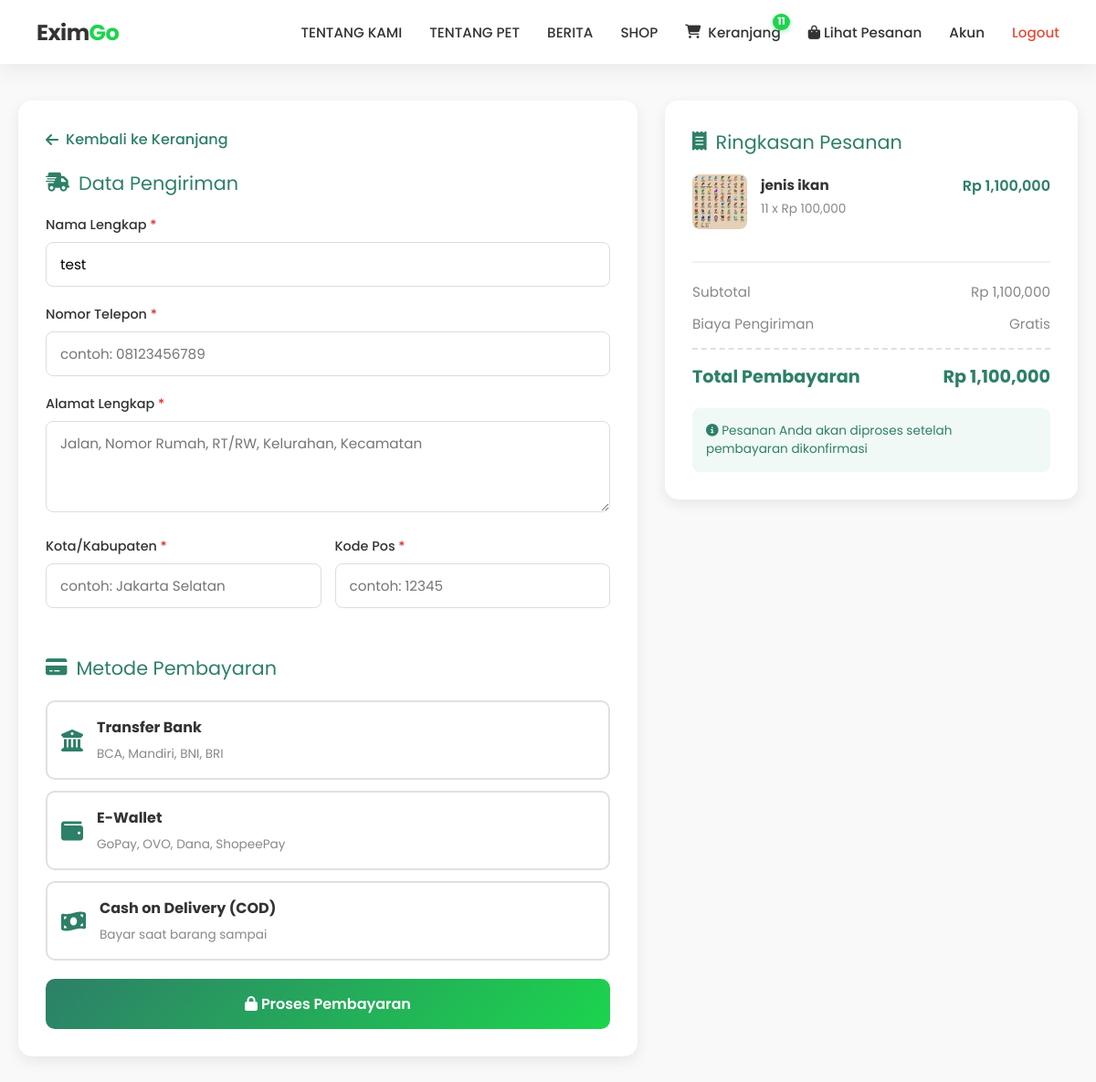
The app's page /users/checkout.php (signed in) with its own data.
### tables this page shows
CREATE TABLE `users` (
  `id` int(11) NOT NULL,
  `full_name` varchar(100) NOT NULL,
  `email` varchar(100) NOT NULL,
  `password` varchar(255) NOT NULL,
  `role` enum('admin','user') DEFAULT 'user',
  `created_at` timestamp NOT NULL DEFAULT current_timestamp()
);

CREATE TABLE `carts` (
  `id` int(11) NOT NULL,
  `user_id` int(11) NOT NULL,
  `product_id` int(11) NOT NULL,
  `quantity` int(11) DEFAULT 1,
  `created_at` timestamp NOT NULL DEFAULT current_timestamp()
);

CREATE TABLE `products` (
  `id` int(11) NOT NULL,
  `name` varchar(150) NOT NULL,
  `description` text DEFAULT NULL,
  `price` decimal(15,2) NOT NULL,
  `stock` int(11) NOT NULL DEFAULT 0,
  `image` varchar(255) DEFAULT NULL,
  `created_at` timestamp NOT NULL DEFAULT current_timestamp()
);

### src/users/checkout.php (the view, shortened to what this page needs)
<?php
require_once '../config/database.php';
$uid = $_SESSION['user_id'];
$query = "SELECT c.id as cart_id, c.quantity, c.product_id, p.name, p.price, p.image
          FROM carts c
          JOIN products p ON c.product_id = p.id
          WHERE c.user_id = ?";
$stmt = $pdo->prepare($query);
$stmt->execute([$uid]);
$items = $stmt->fetchAll();
$grand_total = 0;
foreach ($items as $i) {
    $grand_total += ($i['price'] * $i['quantity']);
}
$stmt = $pdo->prepare("SELECT * FROM users WHERE id = ?");
$stmt->execute([$uid]);
$user = $stmt->fetch();
?>
<!DOCTYPE html>
<html lang="id">
<head>
    <link rel="stylesheet" href="../assets/css/cart.css">
    <link rel="stylesheet" href="../assets/css/checkout.css">
    <link rel="stylesheet" href="https://cdnjs.cloudflare.com/ajax/libs/font-awesome/6.4.0/css/all.min.css">
</head>
<body>
    <?php include '../includes/navbar.php'; ?>
    <div class="checkout-container">
        <div class="checkout-form-section">
            <a href="cart.php" class="back-link">
                <i class="fas fa-arrow-left"></i> Kembali ke Keranjang
            </a>
            <form action="process_checkout.php" method="POST" id="checkoutForm">
                <div class="section-title">
                    <i class="fas fa-shipping-fast"></i>
                    Data Pengiriman
                </div>
                <div class="form-group">
                    <label>Nama Lengkap <span class="required">*</span></label>
                    <input type="text" name="shipping_name" class="form-control"
                        value="<?= htmlspecialchars($user['full_name']) ?>" required>
                </div>
                <div class="form-group">
                    <label>Nomor Telepon <span class="required">*</span></label>
                    <input type="tel" name="shipping_phone" class="form-control" placeholder="contoh: 08123456789"
                        required>
                </div>
                <div class="form-group">
                    <label>Alamat Lengkap <span class="required">*</span></label>
                    <textarea name="shipping_address" class="form-control"
                        placeholder="Jalan, Nomor Rumah, RT/RW, Kelurahan, Kecamatan" required></textarea>
                </div>
                <div class="form-row">
                    <div class="form-group">
                        <label>Kota/Kabupaten <span class="required">*</span></label>
                        <input type="text" name="shipping_city" class="form-control"
                            placeholder="contoh: Jakarta Selatan" required>
                    </div>
                    <div class="form-group">
                        <label>Kode Pos <span class="required">*</span></label>
                        <input type="text" name="shipping_postal_code" class="form-control" placeholder="contoh: 12345"
                            maxlength="5" required>
                    </div>
                </div>
                <div class="section-title" style="margin-top: 30px;">
                    <i class="fas fa-credit-card"></i>
                    Metode Pembayaran
                </div>
                <div class="payment-methods">
                    <div class="payment-option">
                        <label for="transfer">
                            <i class="fas fa-university"></i>
                            <div class="payment-info">
                                <strong>Transfer Bank</strong>
                                <small>BCA, Mandiri, BNI, BRI</small>
                            </div>
                        </label>
                    </div>
                    <div class="payment-option">
                        <label for="ewallet">
                            <i class="fas fa-wallet"></i>
                            <div class="payment-info">
                                <strong>E-Wallet</strong>
                                <small>GoPay, OVO, Dana, ShopeePay</small>
                            </div>
                        </label>
                    </div>
                    <div class="payment-option">
                        <label for="cod">
                            <i class="fas fa-money-bill-wave"></i>
                            <div class="payment-info">
                                <strong>Cash on Delivery (COD)</strong>
                                <small>Bayar saat barang sampai</small>
                            </div>
                        </label>
                    </div>
                </div>
                <button type="submit" class="btn-submit-order">
                    <i class="fas fa-lock"></i> Proses Pembayaran
                </button>
            </form>
        </div>
        <div class="order-summary">
            <div class="section-title">
                <i class="fas fa-receipt"></i>
                Ringkasan Pesanan
            </div>
            <div class="order-items">
                <?php foreach ($items as $item): ?>
                    <div class="order-item">
                        <img src="../assets/images/uploads/<?= $item['image'] ?? 'default.jpg' ?>" alt="Product">
                        <div class="order-item-info">
                            <h4>
                                <?= htmlspecialchars($item['name']) ?>
                            </h4>
                            <div class="item-qty">
                                <?= $item['quantity'] ?> x Rp
                                <?= number_format($item['price']) ?>
                            </div>
                        </div>
                        <div class="order-item-price">
                            Rp
                            <?= number_format($item['price'] * $item['quantity']) ?>
                        </div>
                    </div>
                <?php endforeach; ?>
            </div>
            <div class="summary-totals">
                <div class="summary-row">
                    <span>Subtotal</span>
                    <span>Rp
                        <?= number_format($grand_total) ?>
                    </span>
                </div>
                <div class="summary-row">
                    <span>Biaya Pengiriman</span>
                    <span>Gratis</span>
                </div>
                <div class="summary-row grand-total">
                    <span>Total Pembayaran</span>
                    <span>Rp
                        <?= number_format($grand_total) ?>
                    </span>
                </div>
            </div>
            <div
                style="margin-top: 20px; padding: 15px; background: #f0f9f6; border-radius: 8px; font-size: 0.85rem; color: #2d7f68;">
                <i class="fas fa-info-circle"></i> Pesanan Anda akan diproses setelah pembayaran dikonfirmasi
            </div>
        </div>
    </div>
</body>
</html>

### src/assets/css/cart.css (style rules this page uses)
:root { --primary-color: #ffffff; --accent-color: #1cd44d; --accent-hover: #16a03b; --text-dark: #333333; --text-light: #888888; --bg-light: #f9f9f9; --shadow: 0 10px 20px rgba(0, 0, 0, 0.05); --border-radius: 20px; }
* { margin: 0; padding: 0; box-sizing: border-box; font-family: 'Poppins', 'Segoe UI', sans-serif; }
body { background-color: var(--bg-light); color: var(--text-dark); }
a { text-decoration: none; }
.summary-row { display: flex; justify-content: space-between; margin-bottom: 15px; font-size: 0.95rem; color: var(--text-light); }

### src/assets/css/checkout.css (style rules this page uses)
.checkout-container { max-width: 1200px; margin: 0 auto; padding: 40px 20px; display: grid; grid-template-columns: 1.5fr 1fr; gap: 30px; }
.checkout-form-section { background: white; padding: 30px; border-radius: 15px; box-shadow: 0 5px 15px rgba(0, 0, 0, 0.08); }
.section-title { font-size: 1.3rem; margin-bottom: 20px; color: #2d7f68; display: flex; align-items: center; gap: 10px; }
.form-group { margin-bottom: 20px; }
.form-group label { display: block; margin-bottom: 8px; font-weight: 500; color: #333; font-size: 0.9rem; }
.form-group label .required { color: #d32f2f; }
.form-control { width: 100%; padding: 12px 15px; border: 1px solid #ddd; border-radius: 8px; font-size: 0.95rem; transition: 0.3s; font-family: 'Poppins', sans-serif; }
.form-row { display: grid; grid-template-columns: 1fr 1fr; gap: 15px; }
textarea.form-control { resize: vertical; min-height: 100px; }
.payment-methods { display: grid; gap: 12px; }
.payment-option { position: relative; }
.payment-option label { display: flex; align-items: center; padding: 15px; border: 2px solid #e0e0e0; border-radius: 10px; cursor: pointer; transition: 0.3s; }
.payment-option label i { font-size: 1.5rem; margin-right: 15px; color: #2d7f68; }
.payment-info { flex: 1; }
.payment-info strong { display: block; font-size: 1rem; color: #333; margin-bottom: 3px; }
.payment-info small { color: #888; font-size: 0.85rem; }
.order-summary { background: white; padding: 30px; border-radius: 15px; box-shadow: 0 5px 15px rgba(0, 0, 0, 0.08); height: fit-content; position: sticky; top: 20px; }
.order-item { display: flex; gap: 15px; padding: 15px 0; border-bottom: 1px solid #f0f0f0; }
.order-item:first-child { padding-top: 0; }
.order-item:last-child { border-bottom: none; }
.order-item img { width: 60px; height: 60px; object-fit: cover; border-radius: 8px; }
.order-item-info { flex: 1; }
.order-item-info h4 { font-size: 0.95rem; margin: 0 0 5px 0; color: #333; }
.order-item-info .item-qty { font-size: 0.85rem; color: #888; }
.order-item-price { font-weight: 600; color: #2d7f68; }
.summary-totals { margin-top: 20px; padding-top: 20px; border-top: 2px solid #f0f0f0; }
.summary-row { display: flex; justify-content: space-between; margin-bottom: 12px; font-size: 0.95rem; }
.summary-row.grand-total { font-size: 1.2rem; font-weight: 700; color: #2d7f68; margin-top: 15px; padding-top: 15px; border-top: 2px dashed #e0e0e0; }
.btn-submit-order { width: 100%; padding: 15px; background: linear-gradient(135deg, #2d7f68, #1cd44d); color: white; border: none; border-radius: 10px; font-size: 1rem; font-weight: 600; cursor: pointer; transition: 0.3s; margin-top: 20px; }
.back-link { display: inline-flex; align-items: center; gap: 8px; color: #2d7f68; text-decoration: none; font-weight: 500; margin-bottom: 20px; }

### src/assets/css/navbar.css (style rules this page uses)
:root { --primary-color: #ffffff; --accent-color: #1cd44d; --accent-hover: #16a03b; --text-dark: #333333; --shadow: 0 10px 20px rgba(0, 0, 0, 0.05); }

### records on screen
users: shipping_name "test"
carts: product.image (picture), product.name "jenis ikan", quantity "11", product.price "100,000", $item['price'] * $item['quantity'] "1,100,000"

### other values on screen
$cart_count "11"
$grand_total "1,100,000"
